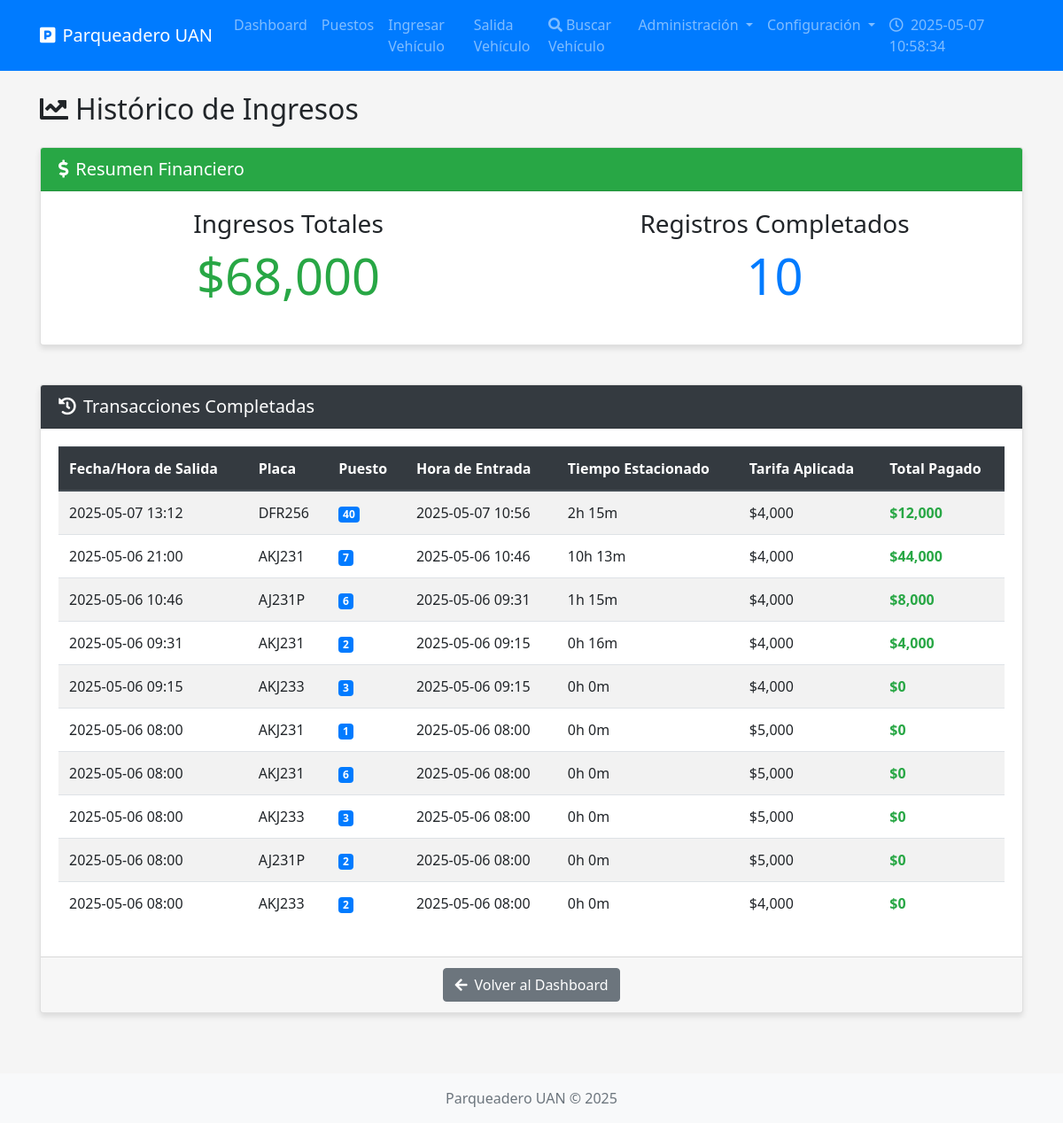
Before: /historico-ingresos with the older database file.
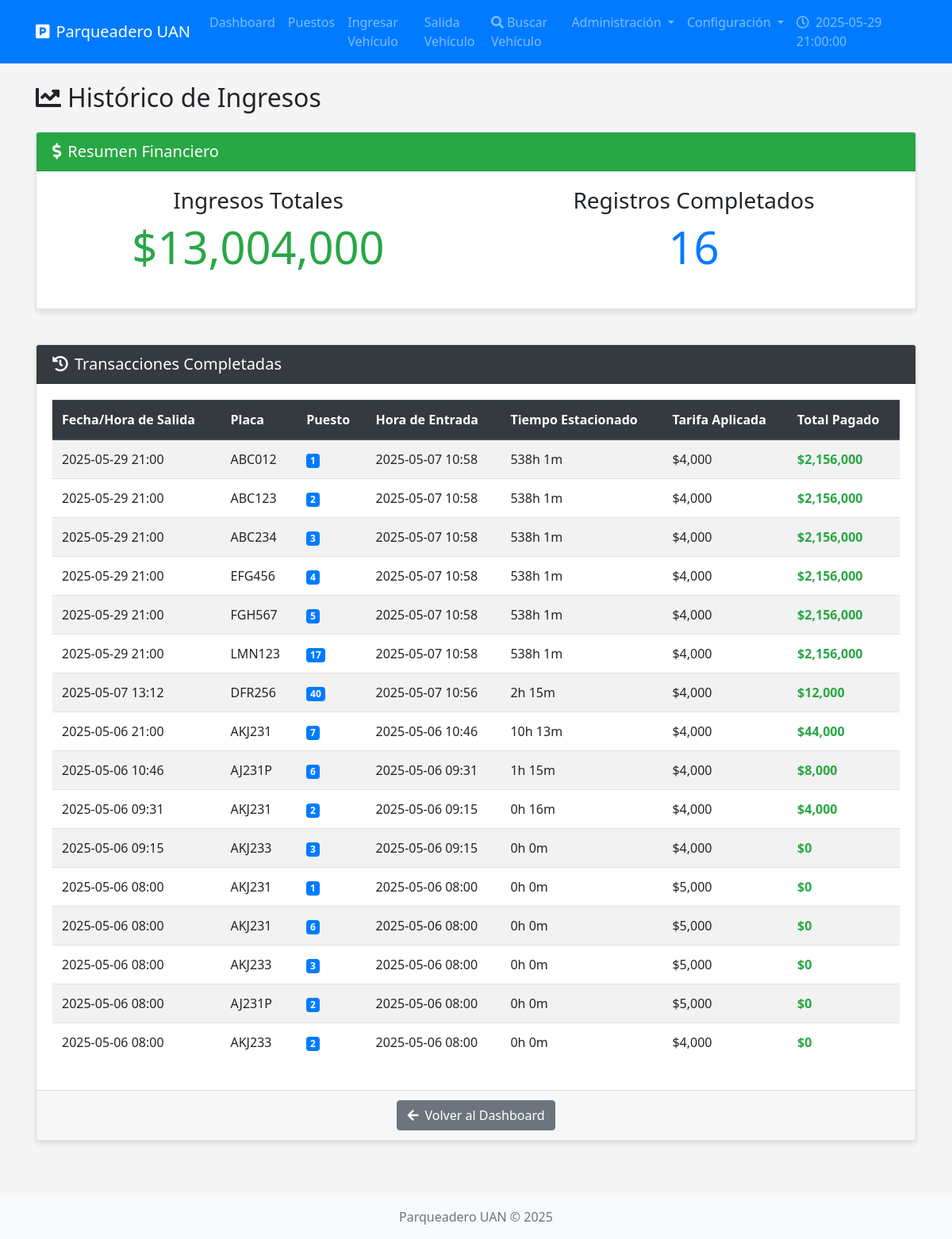
After: the same page with the newer database file.
### models.py (models this page shows, shortened)
class RegistroParqueo(Base):
    __tablename__ = "registro_parqueo"
    id_registro = Column(Integer, primary_key=True, autoincrement=True)
    placa = Column(String(10), ForeignKey("vehiculo.placa"), nullable=False)
    id_puesto = Column(Integer, ForeignKey("puesto.id_puesto"), nullable=False)
    hora_entrada = Column(DateTime, nullable=False)
    hora_salida = Column(DateTime, nullable=True)
    valor_tarifa_aplicada = Column(Float, nullable=False)
    total_pagado = Column(Float, nullable=True)
    id_tarifa = Column(Integer, ForeignKey("tarifa.id_tarifa"), nullable=False)
    puesto = relationship("Puesto", back_populates="registros")
    vehiculo = relationship("Vehiculo", back_populates="registros")
    tarifa = relationship("Tarifa", back_populates="registros")
    __table_args__ = (
        CheckConstraint('hora_entrada <= hora_salida OR hora_salida IS NULL', name='ck_horarios_parqueo'),
        CheckConstraint('time(hora_entrada) >= time("06:00:00") AND time(hora_entrada) <= time("21:00:00")', name='ck_hora_entrada'),
    )

### routes.py (the view)
@routes.route('/historico-ingresos')
@auth.login_required
def historico_ingresos():
    db = next(get_db())
    config = db.query(ConfiguracionParqueadero).first()
    registros_completados = db.query(RegistroParqueo).filter(
        RegistroParqueo.hora_salida != None,
        RegistroParqueo.total_pagado != None
    ).order_by(RegistroParqueo.hora_salida.desc()).all()
    ingresos_totales = db.query(func.sum(RegistroParqueo.total_pagado)).scalar() or 0
    return render_template(
        'historico_ingresos.html',
        registros=registros_completados,
        ingresos_totales=ingresos_totales,
        config=config,
        hora_actual=config.hora_actual.strftime('%Y-%m-%d %H:%M:%S')
    )

### models.py (called while the page is built)
def get_db():
    db = SessionLocal()
    try:
        yield db
    finally:
        db.close()

### templates/historico_ingresos.html (shortened to what this page needs)
{% extends 'base.html' %}
{% block content %}
<h2 class="mb-4"><i class="fas fa-chart-line mr-2"></i>Histórico de Ingresos</h2>
<div class="row mb-4">
    <div class="col-md-12">
        <div class="card">
            <div class="card-header bg-success text-white">
                <h5 class="mb-0"><i class="fas fa-dollar-sign mr-2"></i>Resumen Financiero</h5>
            </div>
            <div class="card-body">
                <div class="row">
                    <div class="col-md-6 text-center mb-3">
                        <h3>Ingresos Totales</h3>
                        <h2 class="display-4 text-success">${{ "{:,.0f}".format(ingresos_totales) }}</h2>
                    </div>
                    <div class="col-md-6 text-center mb-3">
                        <h3>Registros Completados</h3>
                        <h2 class="display-4 text-primary">{{ registros|length }}</h2>
                    </div>
                </div>
            </div>
        </div>
    </div>
</div>
<div class="card">
    <div class="card-header bg-dark text-white">
        <h5 class="mb-0"><i class="fas fa-history mr-2"></i>Transacciones Completadas</h5>
    </div>
    <div class="card-body">
        {% if registros %}
        <div class="table-responsive">
            <table class="table table-striped table-hover">
                <thead class="thead-dark">
                    <tr>
                        <th>Fecha/Hora de Salida</th>
                        <th>Placa</th>
                        <th>Puesto</th>
                        <th>Hora de Entrada</th>
                        <th>Tiempo Estacionado</th>
                        <th>Tarifa Aplicada</th>
                        <th>Total Pagado</th>
                    </tr>
                </thead>
                <tbody>
                    {% for registro in registros %}
                    <tr>
                        <td>{{ registro.hora_salida.strftime('%Y-%m-%d %H:%M') }}</td>
                        <td>{{ registro.placa }}</td>
                        <td><span class="badge badge-primary">{{ registro.id_puesto }}</span></td>
                        <td>{{ registro.hora_entrada.strftime('%Y-%m-%d %H:%M') }}</td>
                        <td>
                            {% set tiempo_estancia = (registro.hora_salida - registro.hora_entrada).total_seconds() / 3600 %}
                            {% set horas = (tiempo_estancia | int) %}
                            {% set minutos = ((tiempo_estancia % 1) * 60) | int %}
                            {{ horas }}h {{ minutos }}m
                        </td>
                        <td>${{ "{:,.0f}".format(registro.valor_tarifa_aplicada) }}</td>
                        <td class="text-success font-weight-bold">${{ "{:,.0f}".format(registro.total_pagado) }}</td>
                    </tr>
                    {% endfor %}
                </tbody>
            </table>
        </div>
        {% else %}
        <div class="alert alert-info">
            <i class="fas fa-info-circle mr-2"></i>No hay registros de transacciones completadas.
        </div>
        {% endif %}
    </div>
    <div class="card-footer text-center">
        <a href="{{ url_for('routes.dashboard') }}" class="btn btn-secondary">
            <i class="fas fa-arrow-left mr-2"></i>Volver al Dashboard
        </a>
    </div>
</div>
{% endblock %}

### templates/base.html (shortened to what this page needs)
<!DOCTYPE html>
<html lang="es">
<head>
    <link rel="stylesheet" href="https://cdn.jsdelivr.net/npm/bootstrap@4.6.2/dist/css/bootstrap.min.css">
    <link rel="stylesheet" href="https://cdnjs.cloudflare.com/ajax/libs/font-awesome/5.15.4/css/all.min.css">
    <link rel="stylesheet" href="{{ url_for('static', filename='css/styles.css') }}">
</head>
<body>
    <nav class="navbar navbar-expand-lg navbar-dark bg-primary">
        <div class="container">
            <a class="navbar-brand" href="{{ url_for('routes.dashboard') }}">
                <i class="fas fa-parking mr-2"></i>Parqueadero UAN
            </a>
            <div class="collapse navbar-collapse" id="navbarNav">
                {% if request.endpoint and not request.endpoint.endswith('login') and not request.endpoint.endswith('index') %}
                <ul class="navbar-nav mr-auto">
                    <li class="nav-item {% if request.endpoint.endswith('dashboard') %}active{% endif %}">
                        <a class="nav-link" href="{{ url_for('routes.dashboard') }}">Dashboard</a>
                    </li>
                    <li class="nav-item {% if request.endpoint.endswith('puestos') %}active{% endif %}">
                        <a class="nav-link" href="{{ url_for('routes.puestos') }}">Puestos</a>
                    </li>
                    <li class="nav-item {% if request.endpoint.endswith('ingresar_carro') %}active{% endif %}">
                        <a class="nav-link" href="{{ url_for('routes.ingresar_carro') }}">Ingresar Vehículo</a>
                    </li>
                    <li class="nav-item {% if request.endpoint.endswith('salida_carro') %}active{% endif %}">
                        <a class="nav-link" href="{{ url_for('routes.salida_carro') }}">Salida Vehículo</a>
                    </li>
                    <li class="nav-item {% if request.endpoint.endswith('buscar_carro') %}active{% endif %}">
                        <a class="nav-link" href="{{ url_for('routes.buscar_carro') }}"><i class="fas fa-search mr-1"></i>Buscar Vehículo</a>
                    </li>
                    <li class="nav-item dropdown">
                        <a class="nav-link dropdown-toggle" href="#" id="adminDropdown" role="button" data-toggle="dropdown" aria-haspopup="true" aria-expanded="false">
                            Administración
                        </a>
                    </li>
                    <li class="nav-item dropdown">
                        <a class="nav-link dropdown-toggle" href="#" id="configDropdown" role="button" data-toggle="dropdown" aria-haspopup="true" aria-expanded="false">
                            Configuración
                        </a>
                    </li>
                </ul>
                <ul class="navbar-nav">
                    <li class="nav-item">
                        <span class="nav-link">
                            <i class="far fa-clock mr-1"></i> <span id="hora-actual">{{ hora_actual }}</span>
                        </span>
                    </li>
                </ul>
                {% endif %}
            </div>
        </div>
    </nav>
    <div class="container mt-4">
        {% block content %}{% endblock %}
    </div>
    <footer class="footer mt-5 py-3 bg-light">
        <div class="container text-center">
            <span class="text-muted">Parqueadero UAN &copy; 2025</span>
        </div>
    </footer>
</body>
</html>

### static/css/styles.css (style rules this page uses)
body { font-family: 'Segoe UI', Tahoma, Geneva, Verdana, sans-serif; background-color: #f5f5f5; min-height: 100vh; display: flex; flex-direction: column; }
.footer { margin-top: auto; }
.card { transition: transform 0.3s ease; margin-bottom: 20px; box-shadow: 0 4px 6px rgba(0, 0, 0, 0.1); }
.fas, .far { margin-right: 5px; }
.table thead th { background-color: #343a40; color: white; border-color: #454d55; }

Changed rows visible on the page:
added RegistroParqueo: hora_salida "2025-05-29 21:00", placa "ABC012", id_puesto "1", hora_entrada "2025-05-07 10:58", horas "538", valor_tarifa_aplicada "4,000", total_pagado "2,156,000"
added RegistroParqueo: hora_salida "2025-05-29 21:00", placa "ABC123", id_puesto "2", hora_entrada "2025-05-07 10:58", horas "538", minutos "1", valor_tarifa_aplicada "4,000", total_pagado "2,156,000"
added RegistroParqueo: hora_salida "2025-05-29 21:00", placa "ABC234", id_puesto "3", hora_entrada "2025-05-07 10:58", horas "538", minutos "1", valor_tarifa_aplicada "4,000", total_pagado "2,156,000"
added RegistroParqueo: hora_salida "2025-05-29 21:00", placa "EFG456", id_puesto "4", hora_entrada "2025-05-07 10:58", horas "538", minutos "1", valor_tarifa_aplicada "4,000", total_pagado "2,156,000"
added RegistroParqueo: hora_salida "2025-05-29 21:00", placa "FGH567", id_puesto "5", hora_entrada "2025-05-07 10:58", horas "538", minutos "1", valor_tarifa_aplicada "4,000", total_pagado "2,156,000"
added RegistroParqueo: hora_salida "2025-05-29 21:00", placa "LMN123", id_puesto "17", hora_entrada "2025-05-07 10:58", horas "538", minutos "1", valor_tarifa_aplicada "4,000", total_pagado "2,156,000"
Other visible differences:
{{ hora_actual }}: "2025-05-07 10:58:34" → "2025-05-29 21:00:00"
{{ "{:,.0f}".format(ingresos_totales) }}: "68,000" → "13,004,000"
{{ registros|length }}: "10" → "16"
